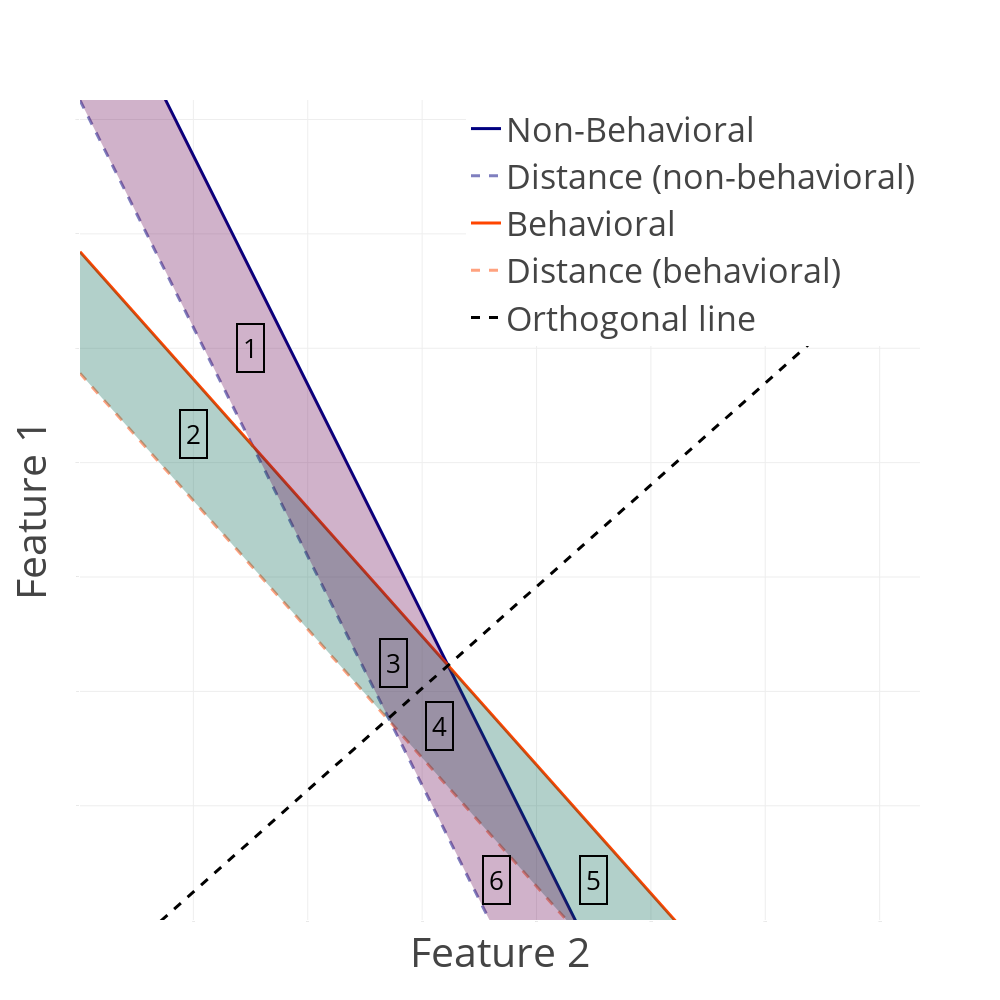

Notebook source saved alongside this figure:
### Code cell
import plotly.graph_objects as go
import numpy as np

# Function to create two separate scatter plots with movement arrows
def plot_highlighted_regions(dataset1, dataset2, labels, title1, title2, beta, threshold, B, gamma, feature1, feature2):
    beta_og = beta
    threshold_vis = threshold
    gamma_vis = gamma
    perceived_weights_vis = behavioral(beta_og, gamma=gamma_vis)

    # Determine the axis limits
    xmin = min(min(dataset1[feature1]), min(dataset2[feature1]))
    xmax = max(max(dataset1[feature1]), max(dataset2[feature1]))
    ymin = min(min(dataset1[feature2]), min(dataset2[feature2]))
    ymax = max(max(dataset1[feature2]), max(dataset2[feature2]))

    # First scatter plot
    fig = go.Figure()

    # Line separating the two classes (non-behavioral)
    x_vals = np.array([min(dataset1[feature1]), max(dataset1[feature1])])
    y_vals_nb = -(threshold_vis + beta_og[0] * x_vals) / beta_og[1]
    fig.add_trace(go.Scatter(
        x=x_vals,
        y=y_vals_nb,
        mode='lines',
        line=dict(color='navy'),
        name='Non-Behavioral'
    ))

    # Plot y_vals - B (distance non-behavioral)
    y_vals_nb_dist = -(threshold_vis + beta_og[0] * x_vals + B) / beta_og[1]
    fig.add_trace(go.Scatter(
        x=x_vals,
        y=y_vals_nb_dist,
        mode='lines',
        line=dict(color='navy', dash='dash'),
        name='Distance (non-behavioral)',
        opacity=0.5
    ))

    # Add behavioral line
    y_vals_b = -(threshold_vis + perceived_weights_vis[0] * x_vals) / perceived_weights_vis[1]
    fig.add_trace(go.Scatter(
        x=x_vals,
        y=y_vals_b,
        mode='lines',
        line=dict(color='orangered'),
        name='Behavioral'
    ))

    y_vals_b_dist = -(threshold_vis + perceived_weights_vis[0] * x_vals + B) / perceived_weights_vis[1]
    fig.add_trace(go.Scatter(
        x=x_vals,
        y=y_vals_b_dist,
        mode='lines',
        line=dict(color='orangered', dash='dash'),
        name='Distance (behavioral)',
        opacity=0.5
    ))

    fig.add_trace(go.Scatter(
        x=np.concatenate([x_vals, x_vals[::-1]]),
        y=np.concatenate([y_vals_b, y_vals_b_dist[::-1]]),
        fill='toself',
        fillcolor='rgba(0, 100, 80, 0.3)',  # Highlight area between a^T x = c and a^T x = c - B
        line=dict(color='rgba(255,255,255,0)'),
        name='Region a^T x between bands',
        showlegend=False
    ))

    fig.add_trace(go.Scatter(
        x=np.concatenate([x_vals, x_vals[::-1]]),
        y=np.concatenate([y_vals_nb, y_vals_nb_dist[::-1]]),
        fill='toself',
        fillcolor='rgba(100, 0, 80, 0.3)',  # Highlight area between a^T x = c and a^T x = c - B
        line=dict(color='rgba(255,255,255,0)'),
        name='Region a^T x between bands',
        showlegend=False
    ))

    # Find the intersection point of a^T x = c and b^T x = c
    a = beta_og
    b = perceived_weights_vis
    c = -threshold
    
    A = np.array([a, b])
    C = np.array([c, c])
    intersection_point = np.linalg.solve(A, C)

    # Equation of the line orthogonal to b passing through the intersection point

    slope_orthogonal = b[1] / b[0]
    intercept_orthogonal = intersection_point[1] - slope_orthogonal * intersection_point[0]

    y_vals_orthogonal = slope_orthogonal * x_vals + intercept_orthogonal
    
    fig.add_trace(go.Scatter(
        x=x_vals,
        y=y_vals_orthogonal,
        mode='lines',
        line=dict(color='black', dash='dash'),
        name='Orthogonal line',
        opacity=1
    ))
    # # Mark the intersection point
    # fig.add_trace(go.Scatter(x=[intersection_point[0]], y=[intersection_point[1]], mode='markers', name='Intersection'))

    # REGIONS
    fig.add_annotation(
        x=300,  # X position of the annotation
        y=1200,  # Y position of the annotation
        text="1",  # Number to display
        showarrow=False,  # No arrow
        font=dict(size=26, color="black"),
        align="center",
        xanchor="center",
        yanchor="middle",
        bordercolor="black",  # Border color
        borderwidth=2,  # Border width
        borderpad=5,  # Padding between the text and border
    )
    fig.add_annotation(
        x=200,  # X position of the annotation
        y=1050,  # Y position of the annotation
        text="2",  # Number to display
        showarrow=False,  # No arrow
        font=dict(size=26, color="black"),
        align="center",
        xanchor="center",
        yanchor="middle",
        bordercolor="black",  # Border color
        borderwidth=2,  # Border width
        borderpad=5,  # Padding between the text and border
    )
    fig.add_annotation(
        x=550,  # X position of the annotation
        y=650,  # Y position of the annotation
        text="3",  # Number to display
        showarrow=False,  # No arrow
        font=dict(size=26, color="black"),
        align="center",
        xanchor="center",
        yanchor="middle",
        bordercolor="black",  # Border color
        borderwidth=2,  # Border width
        borderpad=5,  # Padding between the text and border
    )
    fig.add_annotation(
        x=630,  # X position of the annotation
        y=540,  # Y position of the annotation
        text="4",  # Number to display
        showarrow=False,  # No arrow
        font=dict(size=26, color="black"),
        align="center",
        xanchor="center",
        yanchor="middle",
        bordercolor="black",  # Border color
        borderwidth=2,  # Border width
        borderpad=5,  # Padding between the text and border
    )
    fig.add_annotation(
        x=900,  # X position of the annotation
        y=270,  # Y position of the annotation
        text="5",  # Number to display
        showarrow=False,  # No arrow
        font=dict(size=26, color="black"),
        align="center",
        xanchor="center",
        yanchor="middle",
        bordercolor="black",  # Border color
        borderwidth=2,  # Border width
        borderpad=5,  # Padding between the text and border
    )
    fig.add_annotation(
        x=730,  # X position of the annotation
        y=270,  # Y position of the annotation
        text="6",  # Number to display
        showarrow=False,  # No arrow
        font=dict(size=26, color="black"),
        align="center",
        xanchor="center",
        yanchor="middle",
        bordercolor="black",  # Border color
        borderwidth=2,  # Border width
        borderpad=5,  # Padding between the text and border
    )



    # Set layout, labels, and explicit axis limits
    fig.update_layout(
        font=dict(size=34),
        xaxis_title='Feature 2',
        yaxis_title='Feature 1',
        xaxis=dict(range=[xmin, xmax], scaleanchor="y", scaleratio=1, tickfont=dict(size=1)),
        yaxis=dict(range=[ymin, ymax], tickfont=dict(size=1)),
        showlegend=True,
        width=1000,
        height=1000,
        template='presentation',
        legend=dict(x=1, y=1, xanchor='right', yanchor='top')
    )

    # Display the plot
    fig.show()

plot_highlighted_regions(X_vis, X_nb_vis, y_vis, 'Original (X)', 'Non-Behavioral (X_nb)', beta_og, threshold_vis, B, gamma_vis, feature1=feature1, feature2=feature2)

### Figure 1 — Plotly figure (JSON) as saved in the notebook; plotly's stock layout.template omitted (floating-point values rounded to 4 significant figures)
{"data": [{"line": {"color": "navy"}, "mode": "lines", "name": "Non-Behavioral", "type": "scatter", "x": [1.747, 1471.0], "y": [1934.0, -1007.0]}, {"line": {"color": "navy", "dash": "dash"}, "mode": "lines", "name": "Distance (non-behavioral)", "opacity": 0.5, "type": "scatter", "x": [1.747, 1471.0], "y": [1634.0, -1307.0]}, {"line": {"color": "orangered"}, "mode": "lines", "name": "Behavioral", "type": "scatter", "x": [1.747, 1471.0], "y": [1369.0, -282.1]}, {"line": {"color": "orangered", "dash": "dash"}, "mode": "lines", "name": "Distance (behavioral)", "opacity": 0.5, "type": "scatter", "x": [1.747, 1471.0], "y": [1156.0, -494.5]}, {"fill": "toself", "fillcolor": "rgba(0, 100, 80, 0.3)", "line": {"color": "rgba(255,255,255,0)"}, "name": "Region a^T x between bands", "showlegend": false, "type": "scatter", "x": [1.747, 1471.0, 1471.0, 1.747], "y": [1369.0, -282.1, -494.5, 1156.0]}, {"fill": "toself", "fillcolor": "rgba(100, 0, 80, 0.3)", "line": {"color": "rgba(255,255,255,0)"}, "name": "Region a^T x between bands", "showlegend": false, "type": "scatter", "x": [1.747, 1471.0, 1471.0, 1.747], "y": [1934.0, -1007.0, -1307.0, 1634.0]}, {"line": {"color": "black", "dash": "dash"}, "mode": "lines", "name": "Orthogonal line", "opacity": 1, "type": "scatter", "x": [1.747, 1471.0], "y": [72.93, 1380.0]}], "layout": {"annotations": [{"align": "center", "bordercolor": "black", "borderpad": 5, "borderwidth": 2, "font": {"color": "black", "size": 26}, "showarrow": false, "text": "1", "x": 300, "xanchor": "center", "y": 1200, "yanchor": "middle"}, {"align": "center", "bordercolor": "black", "borderpad": 5, "borderwidth": 2, "font": {"color": "black", "size": 26}, "showarrow": false, "text": "2", "x": 200, "xanchor": "center", "y": 1050, "yanchor": "middle"}, {"align": "center", "bordercolor": "black", "borderpad": 5, "borderwidth": 2, "font": {"color": "black", "size": 26}, "showarrow": false, "text": "3", "x": 550, "xanchor": "center", "y": 650, "yanchor": "middle"}, {"align": "center", "bordercolor": "black", "borderpad": 5, "borderwidth": 2, "font": {"color": "black", "size": 26}, "showarrow": false, "text": "4", "x": 630, "xanchor": "center", "y": 540, "yanchor": "middle"}, {"align": "center", "bordercolor": "black", "borderpad": 5, "borderwidth": 2, "font": {"color": "black", "size": 26}, "showarrow": false, "text": "5", "x": 900, "xanchor": "center", "y": 270, "yanchor": "middle"}, {"align": "center", "bordercolor": "black", "borderpad": 5, "borderwidth": 2, "font": {"color": "black", "size": 26}, "showarrow": false, "text": "6", "x": 730, "xanchor": "center", "y": 270, "yanchor": "middle"}], "font": {"size": 34}, "height": 1000, "legend": {"x": 1, "xanchor": "right", "y": 1, "yanchor": "top"}, "showlegend": true, "width": 1000, "xaxis": {"range": [1.747, 1471.0], "scaleanchor": "y", "scaleratio": 1, "tickfont": {"size": 1}, "title": {"text": "Feature 2"}}, "yaxis": {"range": [388.3, 1446.0], "tickfont": {"size": 1}, "title": {"text": "Feature 1"}}}}
